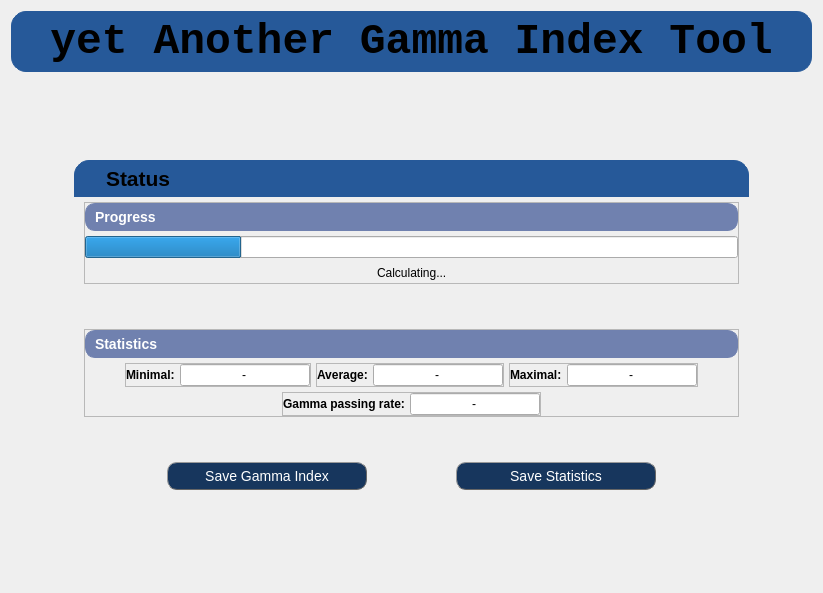
<?xml version="1.0" encoding="UTF-8"?>
<ui version="4.0">
 <class>gammaIndexCalculationWidget</class>
 <widget class="QWidget" name="gammaIndexCalculationWidget">
  <property name="geometry">
   <rect>
    <x>0</x>
    <y>0</y>
    <width>823</width>
    <height>593</height>
   </rect>
  </property>
  <property name="windowTitle">
   <string>Form</string>
  </property>
  <property name="windowIcon">
   <iconset resource="../res/yagit.qrc">
    <normaloff>:/logo.ico</normaloff>:/logo.ico</iconset>
  </property>
  <property name="styleSheet">
   <string notr="true">QWidget#gammaIndexCalculationWidget {
	background-color:#232326;
	color: white;
}

QLabel {
	color: white;
}

QFrame
{
	border: 0px
}

QWidget &gt; .QWidget{
	background-color: #47474C;
	border-bottom-left-radius: 15px;
	border-bottom-right-radius: 15px;
	padding: 5px 10px 10px 10px
}
</string>
  </property>
  <layout class="QVBoxLayout" name="verticalLayout">
   <item>
    <widget class="QLabel" name="titleLabel">
     <property name="sizePolicy">
      <sizepolicy hsizetype="Preferred" vsizetype="Preferred">
       <horstretch>0</horstretch>
       <verstretch>0</verstretch>
      </sizepolicy>
     </property>
     <property name="font">
      <font>
       <family>Consolas</family>
       <pointsize>32</pointsize>
       <weight>75</weight>
       <bold>true</bold>
      </font>
     </property>
     <property name="styleSheet">
      <string notr="true">QLabel {
    qproperty-alignment: AlignCenter;
	border: 1px solid #265999;
	border-radius: 15px;
	background-color: #265999;
	padding: 5px;
}
</string>
     </property>
     <property name="text">
      <string>yet Another Gamma Index Tool</string>
     </property>
     <property name="alignment">
      <set>Qt::AlignCenter</set>
     </property>
    </widget>
   </item>
   <item>
    <spacer name="upperSpacer">
     <property name="orientation">
      <enum>Qt::Vertical</enum>
     </property>
     <property name="sizeHint" stdset="0">
      <size>
       <width>20</width>
       <height>40</height>
      </size>
     </property>
    </spacer>
   </item>
   <item>
    <layout class="QHBoxLayout" name="statusCenteringLayout">
     <property name="spacing">
      <number>5</number>
     </property>
     <property name="rightMargin">
      <number>0</number>
     </property>
     <item>
      <spacer name="rightStatusSpacer">
       <property name="orientation">
        <enum>Qt::Horizontal</enum>
       </property>
       <property name="sizeHint" stdset="0">
        <size>
         <width>40</width>
         <height>20</height>
        </size>
       </property>
      </spacer>
     </item>
     <item>
      <layout class="QVBoxLayout" name="fileSelectionGroupBoxLayout">
       <property name="spacing">
        <number>0</number>
       </property>
       <item>
        <widget class="QLabel" name="statusGroupBoxLabel">
         <property name="font">
          <font>
           <pointsize>16</pointsize>
           <weight>75</weight>
           <bold>true</bold>
          </font>
         </property>
         <property name="styleSheet">
          <string notr="true">QLabel {
    qproperty-alignment: AlignCenter;
	border: 1px solid #265999;
	border-top-left-radius: 15px;
	border-top-right-radius: 15px;
	background-color: #265999;
	padding: 5px 25px;
	max-height: 25px;
}
</string>
         </property>
         <property name="text">
          <string>Status</string>
         </property>
        </widget>
       </item>
       <item>
        <widget class="QWidget" name="statusGroupBoxContent" native="true">
         <property name="styleSheet">
          <string notr="true">QPushButton{
    qproperty-alignment: AlignCenter;
	border: 1px outset #666666;
	border-radius: 10px;
	background-color: #17365D;
	padding: 5px 5px;
	color: rgb(255, 255, 255);
	max-height: 25px;
    font-size: 14px;
}

QPushButton:hover{
	background-color: #1F4A7F;
}

QPushButton:pressed{
	border: 1px inset #666666;
	background-color: #142F51;
}</string>
         </property>
         <layout class="QVBoxLayout" name="verticalLayout_3">
          <property name="spacing">
           <number>5</number>
          </property>
          <property name="leftMargin">
           <number>10</number>
          </property>
          <property name="topMargin">
           <number>5</number>
          </property>
          <property name="rightMargin">
           <number>10</number>
          </property>
          <property name="bottomMargin">
           <number>10</number>
          </property>
          <item>
           <widget class="QFrame" name="progressFrame">
            <property name="frameShape">
             <enum>QFrame::StyledPanel</enum>
            </property>
            <property name="frameShadow">
             <enum>QFrame::Raised</enum>
            </property>
            <layout class="QVBoxLayout" name="verticalLayout_2">
             <property name="spacing">
              <number>5</number>
             </property>
             <property name="leftMargin">
              <number>0</number>
             </property>
             <property name="topMargin">
              <number>0</number>
             </property>
             <property name="rightMargin">
              <number>0</number>
             </property>
             <property name="bottomMargin">
              <number>0</number>
             </property>
             <item>
              <widget class="QLabel" name="progressTitleLabel">
               <property name="font">
                <font>
                 <pointsize>-1</pointsize>
                 <weight>75</weight>
                 <bold>true</bold>
                </font>
               </property>
               <property name="styleSheet">
                <string notr="true">QLabel{
    qproperty-alignment: AlignCenter;
	border: 1px solid #7081AF;
	border-radius: 10px;
	background-color: #7081AF;
	padding: 5px 5px;
	color: rgb(255, 255, 255);
	max-height: 25px;
   font-size: 14px;
}</string>
               </property>
               <property name="text">
                <string>Progress</string>
               </property>
              </widget>
             </item>
             <item>
              <widget class="QProgressBar" name="progressProgressBar">
               <property name="value">
                <number>24</number>
               </property>
               <property name="textVisible">
                <bool>false</bool>
               </property>
              </widget>
             </item>
             <item>
              <layout class="QHBoxLayout" name="progressLabelLayout">
               <item>
                <spacer name="leftProgressLabelSpacer">
                 <property name="orientation">
                  <enum>Qt::Horizontal</enum>
                 </property>
                 <property name="sizeHint" stdset="0">
                  <size>
                   <width>40</width>
                   <height>20</height>
                  </size>
                 </property>
                </spacer>
               </item>
               <item>
                <widget class="QLabel" name="progressLabel">
                 <property name="font">
                  <font>
                   <pointsize>9</pointsize>
                  </font>
                 </property>
                 <property name="text">
                  <string>Calculating...</string>
                 </property>
                </widget>
               </item>
               <item>
                <spacer name="rightProgressLabelsSpacer">
                 <property name="orientation">
                  <enum>Qt::Horizontal</enum>
                 </property>
                 <property name="sizeHint" stdset="0">
                  <size>
                   <width>40</width>
                   <height>20</height>
                  </size>
                 </property>
                </spacer>
               </item>
              </layout>
             </item>
            </layout>
           </widget>
          </item>
          <item>
           <spacer name="upperStatusContentSpacer">
            <property name="orientation">
             <enum>Qt::Vertical</enum>
            </property>
            <property name="sizeHint" stdset="0">
             <size>
              <width>20</width>
              <height>40</height>
             </size>
            </property>
           </spacer>
          </item>
          <item>
           <widget class="QFrame" name="statisticsFrame">
            <property name="frameShape">
             <enum>QFrame::StyledPanel</enum>
            </property>
            <property name="frameShadow">
             <enum>QFrame::Raised</enum>
            </property>
            <layout class="QVBoxLayout" name="verticalLayout_4">
             <property name="spacing">
              <number>5</number>
             </property>
             <property name="leftMargin">
              <number>0</number>
             </property>
             <property name="topMargin">
              <number>0</number>
             </property>
             <property name="rightMargin">
              <number>0</number>
             </property>
             <property name="bottomMargin">
              <number>0</number>
             </property>
             <item>
              <widget class="QLabel" name="statisticsLabel">
               <property name="font">
                <font>
                 <pointsize>-1</pointsize>
                 <weight>75</weight>
                 <bold>true</bold>
                </font>
               </property>
               <property name="styleSheet">
                <string notr="true">QLabel{
    qproperty-alignment: AlignCenter;
	border: 1px solid #7081AF;
	border-radius: 10px;
	background-color: #7081AF;
	padding: 5px 5px;
	color: rgb(255, 255, 255);
	max-height: 25px;
   font-size: 14px;
}</string>
               </property>
               <property name="text">
                <string>Statistics</string>
               </property>
              </widget>
             </item>
             <item>
              <layout class="QHBoxLayout" name="basicStatisticsLayout">
               <property name="spacing">
                <number>5</number>
               </property>
               <property name="leftMargin">
                <number>0</number>
               </property>
               <property name="topMargin">
                <number>0</number>
               </property>
               <property name="rightMargin">
                <number>0</number>
               </property>
               <property name="bottomMargin">
                <number>0</number>
               </property>
               <item>
                <spacer name="leftBasicStatisticsSpacer">
                 <property name="orientation">
                  <enum>Qt::Horizontal</enum>
                 </property>
                 <property name="sizeHint" stdset="0">
                  <size>
                   <width>40</width>
                   <height>20</height>
                  </size>
                 </property>
                </spacer>
               </item>
               <item>
                <widget class="QFrame" name="minimalFrame">
                 <property name="sizePolicy">
                  <sizepolicy hsizetype="Minimum" vsizetype="Preferred">
                   <horstretch>0</horstretch>
                   <verstretch>0</verstretch>
                  </sizepolicy>
                 </property>
                 <property name="frameShape">
                  <enum>QFrame::StyledPanel</enum>
                 </property>
                 <property name="frameShadow">
                  <enum>QFrame::Raised</enum>
                 </property>
                 <layout class="QHBoxLayout" name="horizontalLayout_4">
                  <property name="spacing">
                   <number>5</number>
                  </property>
                  <property name="leftMargin">
                   <number>0</number>
                  </property>
                  <property name="topMargin">
                   <number>0</number>
                  </property>
                  <property name="rightMargin">
                   <number>0</number>
                  </property>
                  <property name="bottomMargin">
                   <number>0</number>
                  </property>
                  <item>
                   <widget class="QLabel" name="minimalLabel">
                    <property name="font">
                     <font>
                      <pointsize>9</pointsize>
                      <weight>75</weight>
                      <bold>true</bold>
                     </font>
                    </property>
                    <property name="text">
                     <string>Minimal:</string>
                    </property>
                    <property name="alignment">
                     <set>Qt::AlignLeading|Qt::AlignLeft|Qt::AlignVCenter</set>
                    </property>
                    <property name="buddy">
                     <cstring>minimalLineEdit</cstring>
                    </property>
                   </widget>
                  </item>
                  <item>
                   <widget class="QLineEdit" name="minimalLineEdit">
                    <property name="sizePolicy">
                     <sizepolicy hsizetype="Fixed" vsizetype="Fixed">
                      <horstretch>0</horstretch>
                      <verstretch>0</verstretch>
                     </sizepolicy>
                    </property>
                    <property name="minimumSize">
                     <size>
                      <width>130</width>
                      <height>0</height>
                     </size>
                    </property>
                    <property name="maximumSize">
                     <size>
                      <width>130</width>
                      <height>16777215</height>
                     </size>
                    </property>
                    <property name="text">
                     <string>-</string>
                    </property>
                    <property name="alignment">
                     <set>Qt::AlignCenter</set>
                    </property>
                    <property name="readOnly">
                     <bool>true</bool>
                    </property>
                   </widget>
                  </item>
                 </layout>
                </widget>
               </item>
               <item>
                <widget class="QFrame" name="averageFrame">
                 <property name="sizePolicy">
                  <sizepolicy hsizetype="Minimum" vsizetype="Preferred">
                   <horstretch>0</horstretch>
                   <verstretch>0</verstretch>
                  </sizepolicy>
                 </property>
                 <property name="frameShape">
                  <enum>QFrame::StyledPanel</enum>
                 </property>
                 <property name="frameShadow">
                  <enum>QFrame::Raised</enum>
                 </property>
                 <layout class="QHBoxLayout" name="horizontalLayout_5">
                  <property name="spacing">
                   <number>5</number>
                  </property>
                  <property name="leftMargin">
                   <number>0</number>
                  </property>
                  <property name="topMargin">
                   <number>0</number>
                  </property>
                  <property name="rightMargin">
                   <number>0</number>
                  </property>
                  <property name="bottomMargin">
                   <number>0</number>
                  </property>
                  <item>
                   <widget class="QLabel" name="averageLabel">
                    <property name="font">
                     <font>
                      <pointsize>9</pointsize>
                      <weight>75</weight>
                      <bold>true</bold>
                     </font>
                    </property>
                    <property name="text">
                     <string>Average:</string>
                    </property>
                    <property name="alignment">
                     <set>Qt::AlignLeading|Qt::AlignLeft|Qt::AlignVCenter</set>
                    </property>
                    <property name="buddy">
                     <cstring>averageLineEdit</cstring>
                    </property>
                   </widget>
                  </item>
                  <item>
                   <widget class="QLineEdit" name="averageLineEdit">
                    <property name="sizePolicy">
                     <sizepolicy hsizetype="Fixed" vsizetype="Fixed">
                      <horstretch>0</horstretch>
                      <verstretch>0</verstretch>
                     </sizepolicy>
                    </property>
                    <property name="minimumSize">
                     <size>
                      <width>130</width>
                      <height>0</height>
                     </size>
                    </property>
                    <property name="maximumSize">
                     <size>
                      <width>130</width>
                      <height>16777215</height>
                     </size>
                    </property>
                    <property name="text">
                     <string>-</string>
                    </property>
                    <property name="alignment">
                     <set>Qt::AlignCenter</set>
                    </property>
                    <property name="readOnly">
                     <bool>true</bool>
                    </property>
                   </widget>
                  </item>
                 </layout>
                </widget>
               </item>
               <item>
                <widget class="QFrame" name="maximalFrame">
                 <property name="sizePolicy">
                  <sizepolicy hsizetype="Minimum" vsizetype="Preferred">
                   <horstretch>0</horstretch>
                   <verstretch>0</verstretch>
                  </sizepolicy>
                 </property>
                 <property name="frameShape">
                  <enum>QFrame::StyledPanel</enum>
                 </property>
                 <property name="frameShadow">
                  <enum>QFrame::Raised</enum>
                 </property>
                 <layout class="QHBoxLayout" name="horizontalLayout_6">
                  <property name="spacing">
                   <number>5</number>
                  </property>
                  <property name="leftMargin">
                   <number>0</number>
                  </property>
                  <property name="topMargin">
                   <number>0</number>
                  </property>
                  <property name="rightMargin">
                   <number>0</number>
                  </property>
                  <property name="bottomMargin">
                   <number>0</number>
                  </property>
                  <item>
                   <widget class="QLabel" name="maximalLabel">
                    <property name="font">
                     <font>
                      <pointsize>9</pointsize>
                      <weight>75</weight>
                      <bold>true</bold>
                     </font>
                    </property>
                    <property name="text">
                     <string>Maximal:</string>
                    </property>
                    <property name="alignment">
                     <set>Qt::AlignLeading|Qt::AlignLeft|Qt::AlignVCenter</set>
                    </property>
                    <property name="buddy">
                     <cstring>maximalLineEdit</cstring>
                    </property>
                   </widget>
                  </item>
                  <item>
                   <widget class="QLineEdit" name="maximalLineEdit">
                    <property name="sizePolicy">
                     <sizepolicy hsizetype="Fixed" vsizetype="Fixed">
                      <horstretch>0</horstretch>
                      <verstretch>0</verstretch>
                     </sizepolicy>
                    </property>
                    <property name="minimumSize">
                     <size>
                      <width>130</width>
                      <height>0</height>
                     </size>
                    </property>
                    <property name="maximumSize">
                     <size>
                      <width>130</width>
                      <height>16777215</height>
                     </size>
                    </property>
                    <property name="text">
                     <string>-</string>
                    </property>
                    <property name="alignment">
                     <set>Qt::AlignCenter</set>
                    </property>
                    <property name="readOnly">
                     <bool>true</bool>
                    </property>
                   </widget>
                  </item>
                 </layout>
                </widget>
               </item>
               <item>
                <spacer name="rightBasicStatisticsSpacer">
                 <property name="orientation">
                  <enum>Qt::Horizontal</enum>
                 </property>
                 <property name="sizeHint" stdset="0">
                  <size>
                   <width>40</width>
                   <height>20</height>
                  </size>
                 </property>
                </spacer>
               </item>
              </layout>
             </item>
             <item>
              <layout class="QHBoxLayout" name="gammaPassingRateLayout">
               <property name="spacing">
                <number>5</number>
               </property>
               <item>
                <spacer name="leftGammaPassingRateSpacer">
                 <property name="orientation">
                  <enum>Qt::Horizontal</enum>
                 </property>
                 <property name="sizeHint" stdset="0">
                  <size>
                   <width>40</width>
                   <height>20</height>
                  </size>
                 </property>
                </spacer>
               </item>
               <item>
                <widget class="QFrame" name="gammaPassingRateFrame">
                 <property name="frameShape">
                  <enum>QFrame::StyledPanel</enum>
                 </property>
                 <property name="frameShadow">
                  <enum>QFrame::Raised</enum>
                 </property>
                 <layout class="QHBoxLayout" name="horizontalLayout_8">
                  <property name="spacing">
                   <number>5</number>
                  </property>
                  <property name="leftMargin">
                   <number>0</number>
                  </property>
                  <property name="topMargin">
                   <number>0</number>
                  </property>
                  <property name="rightMargin">
                   <number>0</number>
                  </property>
                  <property name="bottomMargin">
                   <number>0</number>
                  </property>
                  <item>
                   <widget class="QLabel" name="gammaPassingRateLabel">
                    <property name="font">
                     <font>
                      <pointsize>9</pointsize>
                      <weight>75</weight>
                      <bold>true</bold>
                     </font>
                    </property>
                    <property name="text">
                     <string>Gamma passing rate:</string>
                    </property>
                    <property name="alignment">
                     <set>Qt::AlignLeading|Qt::AlignLeft|Qt::AlignVCenter</set>
                    </property>
                    <property name="buddy">
                     <cstring>gammaPassingRateLineEdit</cstring>
                    </property>
                   </widget>
                  </item>
                  <item>
                   <widget class="QLineEdit" name="gammaPassingRateLineEdit">
                    <property name="sizePolicy">
                     <sizepolicy hsizetype="Fixed" vsizetype="Fixed">
                      <horstretch>0</horstretch>
                      <verstretch>0</verstretch>
                     </sizepolicy>
                    </property>
                    <property name="minimumSize">
                     <size>
                      <width>130</width>
                      <height>0</height>
                     </size>
                    </property>
                    <property name="maximumSize">
                     <size>
                      <width>130</width>
                      <height>16777215</height>
                     </size>
                    </property>
                    <property name="text">
                     <string>-</string>
                    </property>
                    <property name="alignment">
                     <set>Qt::AlignCenter</set>
                    </property>
                    <property name="readOnly">
                     <bool>true</bool>
                    </property>
                   </widget>
                  </item>
                 </layout>
                </widget>
               </item>
               <item>
                <spacer name="rightGammaPassingRateSpacer">
                 <property name="orientation">
                  <enum>Qt::Horizontal</enum>
                 </property>
                 <property name="sizeHint" stdset="0">
                  <size>
                   <width>40</width>
                   <height>20</height>
                  </size>
                 </property>
                </spacer>
               </item>
              </layout>
             </item>
            </layout>
           </widget>
          </item>
          <item>
           <spacer name="lowerStatusContentSpacer">
            <property name="orientation">
             <enum>Qt::Vertical</enum>
            </property>
            <property name="sizeHint" stdset="0">
             <size>
              <width>20</width>
              <height>40</height>
             </size>
            </property>
           </spacer>
          </item>
          <item>
           <layout class="QHBoxLayout" name="buttonsLayout">
            <item>
             <spacer name="leftButtonsSpacer">
              <property name="orientation">
               <enum>Qt::Horizontal</enum>
              </property>
              <property name="sizeHint" stdset="0">
               <size>
                <width>40</width>
                <height>20</height>
               </size>
              </property>
             </spacer>
            </item>
            <item>
             <widget class="QPushButton" name="saveGammaIndexButton">
              <property name="sizePolicy">
               <sizepolicy hsizetype="Fixed" vsizetype="Fixed">
                <horstretch>0</horstretch>
                <verstretch>0</verstretch>
               </sizepolicy>
              </property>
              <property name="minimumSize">
               <size>
                <width>200</width>
                <height>0</height>
               </size>
              </property>
              <property name="maximumSize">
               <size>
                <width>200</width>
                <height>37</height>
               </size>
              </property>
              <property name="text">
               <string>Save Gamma Index</string>
              </property>
             </widget>
            </item>
            <item>
             <spacer name="middleButtonsSpacer">
              <property name="orientation">
               <enum>Qt::Horizontal</enum>
              </property>
              <property name="sizeHint" stdset="0">
               <size>
                <width>40</width>
                <height>20</height>
               </size>
              </property>
             </spacer>
            </item>
            <item>
             <widget class="QPushButton" name="saveStatisticsButton">
              <property name="sizePolicy">
               <sizepolicy hsizetype="Fixed" vsizetype="Fixed">
                <horstretch>0</horstretch>
                <verstretch>0</verstretch>
               </sizepolicy>
              </property>
              <property name="minimumSize">
               <size>
                <width>200</width>
                <height>0</height>
               </size>
              </property>
              <property name="maximumSize">
               <size>
                <width>200</width>
                <height>37</height>
               </size>
              </property>
              <property name="text">
               <string>Save Statistics</string>
              </property>
             </widget>
            </item>
            <item>
             <spacer name="rightButtonsSpacer">
              <property name="orientation">
               <enum>Qt::Horizontal</enum>
              </property>
              <property name="sizeHint" stdset="0">
               <size>
                <width>40</width>
                <height>20</height>
               </size>
              </property>
             </spacer>
            </item>
           </layout>
          </item>
         </layout>
        </widget>
       </item>
      </layout>
     </item>
     <item>
      <spacer name="leftStatusSpacer">
       <property name="orientation">
        <enum>Qt::Horizontal</enum>
       </property>
       <property name="sizeHint" stdset="0">
        <size>
         <width>40</width>
         <height>20</height>
        </size>
       </property>
      </spacer>
     </item>
    </layout>
   </item>
   <item>
    <spacer name="lowerSpacer">
     <property name="orientation">
      <enum>Qt::Vertical</enum>
     </property>
     <property name="sizeHint" stdset="0">
      <size>
       <width>20</width>
       <height>40</height>
      </size>
     </property>
    </spacer>
   </item>
  </layout>
 </widget>
 <tabstops>
  <tabstop>minimalLineEdit</tabstop>
  <tabstop>averageLineEdit</tabstop>
  <tabstop>maximalLineEdit</tabstop>
  <tabstop>gammaPassingRateLineEdit</tabstop>
  <tabstop>saveGammaIndexButton</tabstop>
  <tabstop>saveStatisticsButton</tabstop>
 </tabstops>
 <resources>
  <include location="../res/yagit.qrc"/>
 </resources>
 <connections>
  <connection>
   <sender>saveGammaIndexButton</sender>
   <signal>released()</signal>
   <receiver>gammaIndexCalculationWidget</receiver>
   <slot>saveGammaIndexPressed()</slot>
   <hints>
    <hint type="sourcelabel">
     <x>259</x>
     <y>480</y>
    </hint>
    <hint type="destinationlabel">
     <x>266</x>
     <y>687</y>
    </hint>
   </hints>
  </connection>
  <connection>
   <sender>saveStatisticsButton</sender>
   <signal>released()</signal>
   <receiver>gammaIndexCalculationWidget</receiver>
   <slot>saveStatisticsPressed()</slot>
   <hints>
    <hint type="sourcelabel">
     <x>573</x>
     <y>480</y>
    </hint>
    <hint type="destinationlabel">
     <x>583</x>
     <y>740</y>
    </hint>
   </hints>
  </connection>
 </connections>
 <slots>
  <slot>saveGammaIndexPressed()</slot>
  <slot>saveStatisticsPressed()</slot>
 </slots>
</ui>
